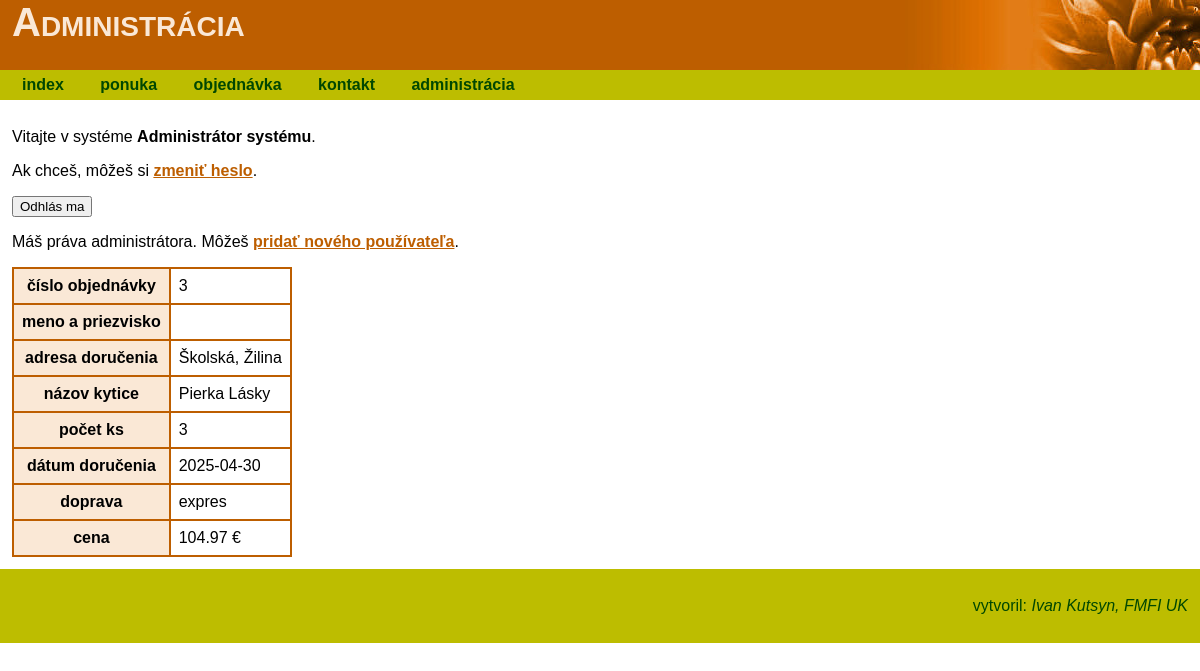
Page /uloha-09-zdroj/administracia.php?kod=3 (signed in) on the committed database.
### tables this page shows
CREATE TABLE `kvety_objednavky` (
  `id` int(11) NOT NULL,
  `uid` smallint(6) NOT NULL,
  `adresa` text NOT NULL,
  `kytica` smallint(6) NOT NULL,
  `pocet` tinyint(4) NOT NULL,
  `doprava` varchar(10) NOT NULL,
  `datum` date NOT NULL,
  `cena_spolu` float NOT NULL
);

CREATE TABLE `kvety_tovar` (
  `kod` smallint(6) NOT NULL,
  `nazov` varchar(100) NOT NULL,
  `popis` text NOT NULL,
  `cena` float NOT NULL,
  `na_sklade` smallint(6) NOT NULL
);

### uloha-09-zdroj/funkcie.php (the view, shortened to what this page needs)
<?php
function hlavicka($nadpis) {
?>
<!DOCTYPE html>
<html lang="sk">
<head>
<link href="styly.css" rel="stylesheet">
</head>
<body>
<header>
<h1><?php echo $nadpis; ?></h1>
</header>
<?php
}
?>
<?php
function vypis_objednavku($mysqli, $id) {
	if (!$mysqli->connect_errno) {
		$id = $mysqli->real_escape_string($id);
		$sql = "SELECT * FROM kvety_objednavky, kvety_tovar WHERE kvety_objednavky.kytica = kvety_tovar.kod AND kvety_objednavky.id='$id'";
		if (($result = $mysqli->query($sql)) && ($row = $result->fetch_assoc()) ) {
			echo '<table>';
			echo "<tr><th>číslo objednávky</th><td>{$row['id']}</td></tr>\n";
			echo "<tr><th>meno a priezvisko</th><td>{$row['meno']}</td></tr>\n";
			echo "<tr><th>adresa doručenia</th><td>{$row['adresa']}</td></tr>\n";
			echo "<tr><th>názov kytice</th><td>{$row['nazov']}</td></tr>\n";
			echo "<tr><th>počet ks</th><td>{$row['pocet']}</td></tr>\n";
			echo "<tr><th>dátum doručenia</th><td>{$row['datum']}</td></tr>\n";
			echo "<tr><th>doprava</th><td>{$row['doprava']}</td></tr>\n";
			echo "<tr><th>cena</th><td>{$row['cena_spolu']} &euro;</td></tr>\n";
			echo '</table>';
		} else {
			echo '<p class="chyba">NEpodarilo sa získať údaje z databázy, resp. objednávka neexistuje</p>' . $mysqli->error ;
		}
	}
}
?>

### uloha-09-zdroj/styly.css (style rules this page uses)
body { margin: 0; font-family: Verdana, Arial, Helvetica, sans-serif; }
header { background-image: url('obrazky/logo.jpg'); background-repeat: no-repeat; background-position: right top; background-color: #BD5E00; height: 70px; }
header h1 { font-size: 2.5em; color: #FAE8D6; font-variant: small-caps; margin: 0; }
header h1 { padding-left: 1%; }
table { border-collapse: collapse; }
th, td { border: 2px solid #BD5E00; padding: 0.5em; }
th { background-color: #FAE8D6; }

### rows in the picture
kvety_objednavky: id "3", adresa "Školská, Žilina", kvety_tovar.nazov "Pierka Lásky", pocet "3", datum "2025-04-30", doprava "expres", cena_spolu "104.97"

### other values in the picture
$nadpis "Administrácia"
$_SESSION['user']['meno'] . ' ' . $_SESSION['user']['priezvisko'] "Administrátor systému"
AUTOR "Ivan Kutsyn"
WEB "FMFI UK"
